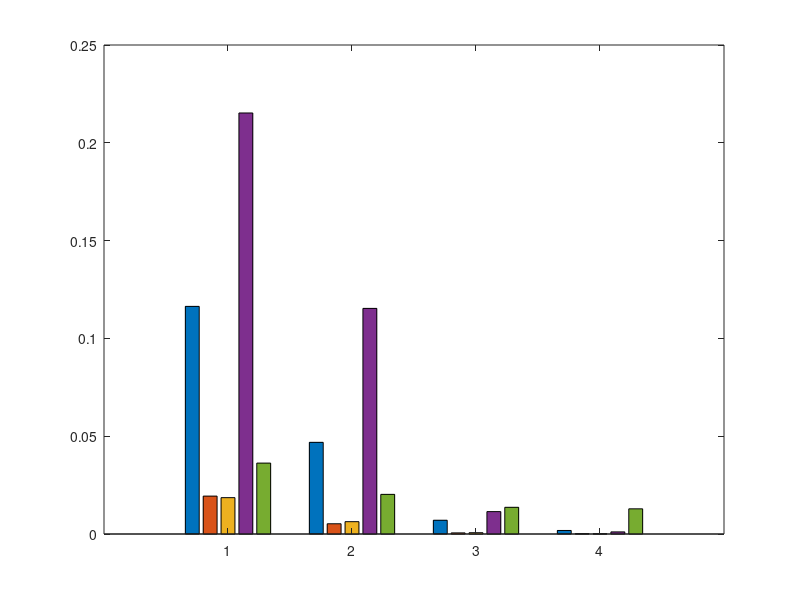

MATLAB code to generate this figure: (Note: this script raises an error after producing the figure.)
clc;
clear;
close all;
addpath(genpath(pwd));
rng(1993); % For repeatable results

%% BER record
FreeCollision_threeTags_Tag1 = [0.0959303030303030;0.0386909090909091;0.00588939393939394;0.00109393939393939;0.000792424242424242];
FreeCollision_threeTags_Tag2 = [0.107446969696970;0.0428469696969697;0.00566666666666667;0.00174848484848485;0.00104696969696970];
FreeCollision_threeTags_Tag3 = [0.145737878787879;0.0590606060606061;0.00956060606060606;0.00257424242424242;0.00157575757575758];

MultiRider_threeTags_Tag1 = [0.00115217391304348;0.000100000000000000;0;0;0];
MultiRider_threeTags_Tag2 = [0.0184717391304348;0.00608695652173913;0.000643478260869565;8.04347826086957e-05;3.26086956521739e-05];
MultiRider_threeTags_Tag3 = [0.0361304347826087;0.0127347826086957;0.00133478260869565;0.000184782608695652;5.86956521739130e-05];

Mecha_threeTags_Tag1 = [0.0193717391304348;0.00554782608695652;0.000732608695652174;0.000173913043478261;6.52173913043478e-05];
Mecha_threeTags_Tag2 = [0.0198413043478261;0.00590434782608696;0.000693478260869565;0.000141304347826087;6.52173913043478e-05];
Mecha_threeTags_Tag3 = [0.0189152173913043;0.00425869565217391;0.000284782608695652;0.000100000000000000;8.26086956521739e-05];

ParaFi_threeTags_Tag1 = [0.215773913043478;0.116173913043478;0.0114260869565217;0.00116304347826087;0.000241304347826087];
ParaFi_threeTags_Tag2 = [0.214241304347826;0.115023913043478;0.0121565217391304;0.00130000000000000;0.000250000000000000];
ParaFi_threeTags_Tag3 = [0.215723913043478;0.114828260869565;0.0107760869565217;0.000776086956521739;0.000150000000000000];

ConcurScatter_threeTags_Tag1 = [0.0386152173913044;0.0240195652173913;0.0182260869565217;0.0177086956521739];
ConcurScatter_threeTags_Tag2 = [0.0317695652173913;0.0140130434782609;0.00613043478260870;0.00506086956521739];
ConcurScatter_threeTags_Tag3 = [0.0383695652173913;0.0227586956521739;0.0165934782608696;0.0158565217391304];


FreeCollision_threeTags = (FreeCollision_threeTags_Tag1 + FreeCollision_threeTags_Tag2 + FreeCollision_threeTags_Tag3)./3;
MultiRider_threeTags = (MultiRider_threeTags_Tag1 + MultiRider_threeTags_Tag2 + MultiRider_threeTags_Tag3)./3;
Mecha_threeTags = (Mecha_threeTags_Tag1 + Mecha_threeTags_Tag2 + Mecha_threeTags_Tag3)./3;
ParaFi_threeTags = (ParaFi_threeTags_Tag1 + ParaFi_threeTags_Tag2 + ParaFi_threeTags_Tag3)./3;
ConcurScatter_threeTags = (ConcurScatter_threeTags_Tag1 + ConcurScatter_threeTags_Tag2 + ConcurScatter_threeTags_Tag3)./3;

%% Throughput
k = 250; % kbps
TP_FreeCollision_threeTags = (1-FreeCollision_threeTags_Tag1).*k + (1-FreeCollision_threeTags_Tag2).*k + (1-FreeCollision_threeTags_Tag3).*k;
TP_MultiRider_threeTags = (1-MultiRider_threeTags_Tag1).*k + (1-MultiRider_threeTags_Tag2).*k + (1-MultiRider_threeTags_Tag3).*k;
TP_ParaFi_threeTags = (1-ParaFi_threeTags_Tag1).*k + (1-ParaFi_threeTags_Tag2).*k + (1-ParaFi_threeTags_Tag3).*k;
TP_Mecha_threeTags = (1-Mecha_threeTags_Tag1).*k + (1-Mecha_threeTags_Tag2).*k + (1-Mecha_threeTags_Tag3).*k;
TP_ConcurScatter_threeTags = (1-ConcurScatter_threeTags_Tag1).*k + (1-ConcurScatter_threeTags_Tag2).*k + (1-ConcurScatter_threeTags_Tag3).*k;


%% BER plot
vals_BER = [FreeCollision_threeTags(1:end-1),Mecha_threeTags(1:end-1),MultiRider_threeTags(1:end-1),ParaFi_threeTags(1:end-1),ConcurScatter_threeTags];
vals_TP = [TP_FreeCollision_threeTags(1:end-1),TP_Mecha_threeTags(1:end-1),TP_MultiRider_threeTags(1:end-1),TP_ParaFi_threeTags(1:end-1),TP_ConcurScatter_threeTags];

x = 1:1:4;
%%%** plot BER **%%%
figure(1)
set(gcf,'unit','centimeters','position',[3 5 14.5 8]); 
b1 = bar(x,vals_BER);
b1(1).FaceColor = [69/255 123/255 157/255];
b1(2).FaceColor = [202/255 55/255 83/255];
b1(3).FaceColor =  [128/255 128/255 128/255];
b1(4).FaceColor = [153 153 204]./255; 
b1(5).FaceColor = [132/255 165/255 157/255]; 
ax1 = gca;
ax1.FontSize = 14;
ax1.FontName = 'Times New Roman';
ax1.YLim = [4e-6 1e0];
ax1.YTick = [1e-6,1e-4,1e-2,1e0];
ax1.YScale = 'log';
ax1.XTickLabel = {'0','5','15','25'};
grid on
ylabel('BER','FontSize',14,'FontName','Times New Roman');
xlabel('The SNR of backscattered signals (dB)','FontSize',14,'FontName','Times New Roman');

lgd = legend('FreeCollision','Mecha','MultiRider','ParaFi','ConcurScatter',...
    'FontSize',12,'FontName','Times New Roman','NumColumns',3,'Interpreter','latex');
lgd.Location = 'northoutside'; 

%% Plot throughput
x = 1:1:4;
%%%** plot BER **%%%
figure(2)
set(gcf,'unit','centimeters','position',[3 5 14.5 8]); 
b2 = bar(x,vals_TP);
b2(1).FaceColor = [69/255 123/255 157/255];
b2(2).FaceColor = [202/255 55/255 83/255];
b2(3).FaceColor =  [128/255 128/255 128/255];
b2(4).FaceColor = [153 153 204]./255; 
b2(5).FaceColor = [132/255 165/255 157/255]; 
ax2 = gca;
ax2.FontSize = 14;
ax2.FontName = 'Times New Roman';
ax2.XTickLabel = {'0','5','15','25'};
grid on
ylabel('Throughput (Kbps)','FontSize',14,'FontName','Times New Roman');
xlabel('The SNR of backscattered signals (dB)','FontSize',14,'FontName','Times New Roman');

lgd = legend('FreeCollision','Mecha','MultiRider','ParaFi','ConcurScatter',...
    'FontSize',12,'FontName','Times New Roman','NumColumns',3,'Interpreter','latex');
lgd.Location = 'northoutside'; 
